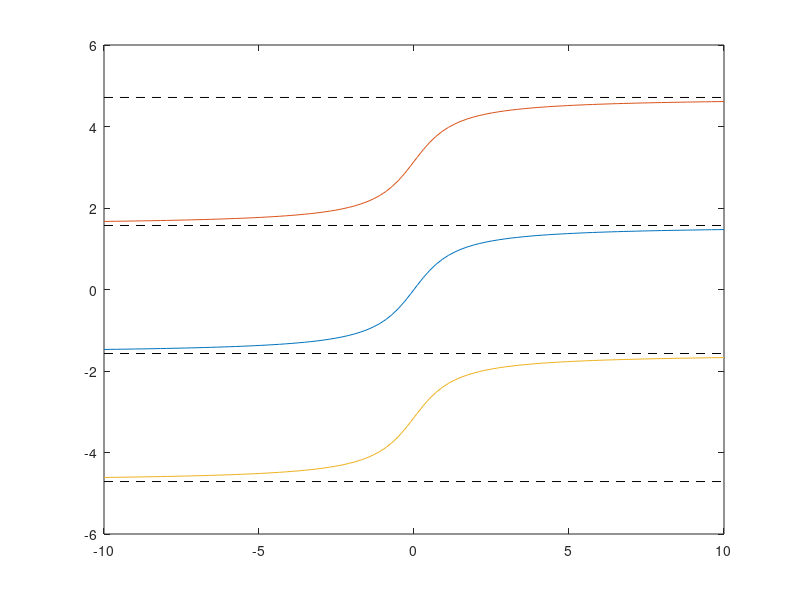
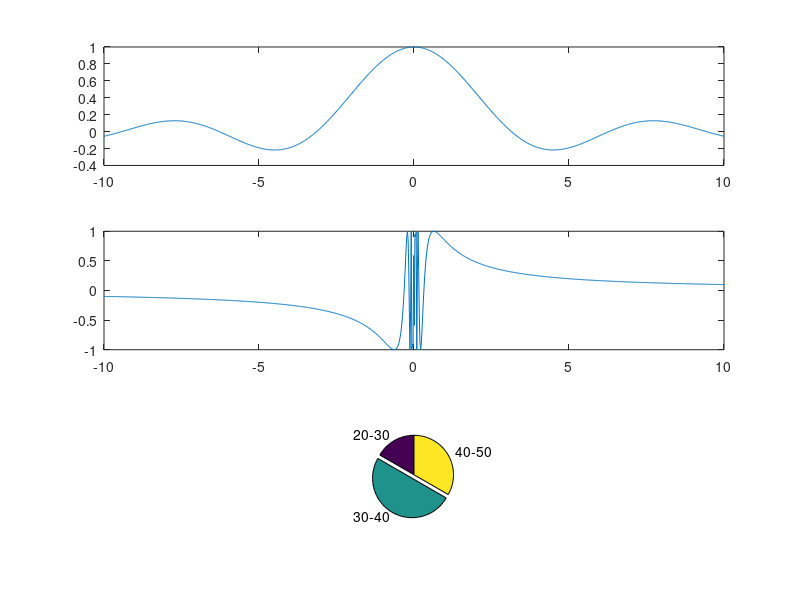
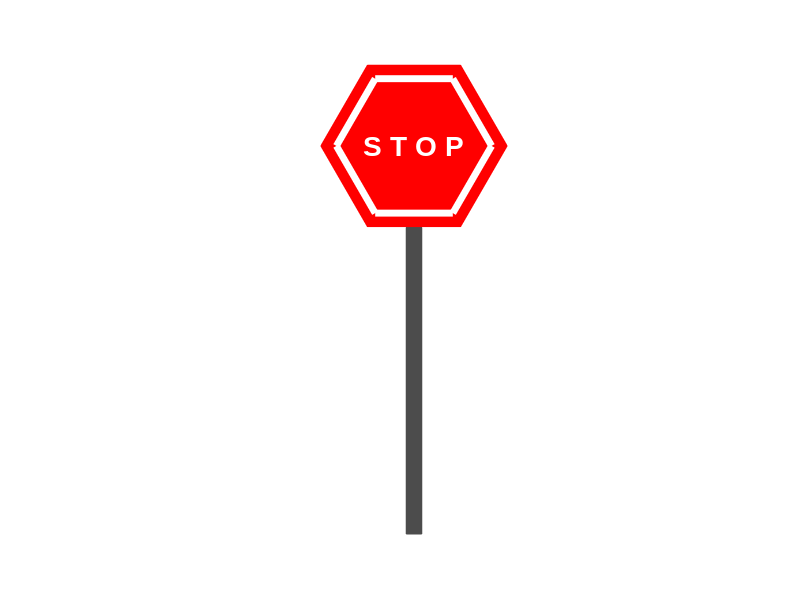
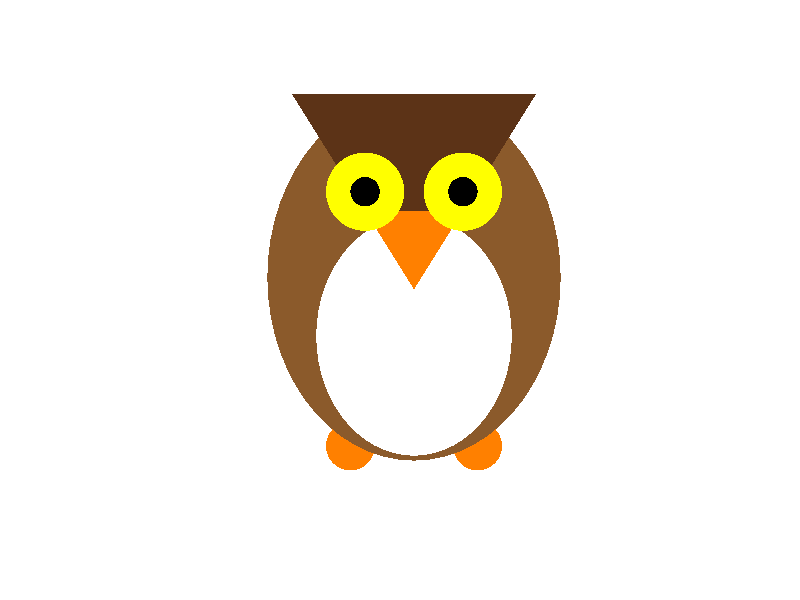

Write MATLAB code to recreate these figures, in order.
%% Problem 1
clc
atan(1)*180/pi
atan2(1,1)*180/pi
atan2(-1,-1)*180/pi

x = linspace(-10, 10);
plot(x, atan(x), x, atan(x)+pi, x, atan(x)-pi)
ylim([-6, 6])
arrayfun(@(y) line('XData', [-10, 10], 'YData', y*[1, 1], 'LineStyle', '--'),...
    -pi/2 + pi*(-1:2))

%% Problem 2

% finite results (numers)
disp([0/1, 0/Inf, 1^0, 0^1, 0^0, 0^Inf, Inf^0])

% infinite results
disp([1/0, -1/0, Inf/0, Inf+Inf, Inf^Inf])

% not numbers
disp([0/0, Inf/Inf, Inf-Inf, 0*Inf, 1^Inf])


%% Problem 3
clc

x = 3;
y = 7;

(x^2-y^2)/(x^3*y)
x^y - y^x
sin(pi*(x+y)) - sqrt(y-x)
log(y)/log(x)
exp(x) + exp(-x) - 2*cosh(x)
y^(1/x)

%% Problem 4
clc
mile2km = 1.60934;
x = input('Enter the distance in miles: ');
disp([num2str(x), ' miles = ', num2str(mile2km*x), ' km'])

%% Problem 5
clc
format long
uint8(5-17)
['M', 65, 84, 76, 65, 66]
int8(1-2^10)
1+0.1*eps
1+100*eps
format short

%% Problem 6
clc
0:2:20
11:-2:-11
10.^(-3:5)
2.^(0:10)
(-1).^(0:19)
linspace(0,1,6)
linspace(0, 6*2*pi/7, 8)

%% Problem 7
char(cumsum([99, 16, -10, 2, -1, -9, -33, 39, 6, -12, 8, 3, -62, 53, 12, -2]))

%% Problem 8
clc
X = randi([-10, 30], 1, 20);

X(X<0)
X(X>=7)
X(X>-5 & X<=12)
X(mod(X,2)==1)
X(mod(X,3)==0 | mod(X,7)==0)
X(mod(360,X)==0)

%% Problem 9
clc
sumN = @(n) sum(1:n);
sumN2 = @(n) sum((1:n).^2);
fact = @(n) prod(1:n); 
binom = @(n,k) prod((k+1):n)./prod(1:(n-k));
ln2 = @(n) sum(1./(1:n).*((-1).^(0:(n-1))));
solveQuad = @(a,b) [(-a + sqrt(a.^2 - 4*b)); (-a - sqrt(a.^2 - 4*b))]'/2 ;
cumAvr = @(x) cumsum(x)./(1:length(x));
first = @(x) x(1);
rest = @(x) x(2:end);
take = @(x,m) x(1:m);
drop = @(x,m) x((m+1):end);

%% Problem 10
clc
repmat(flipdim(eye(2), 2), 2, 3)
2*diag(ones(1,6)) + 5*diag(ones(1,5),1) + 7*diag(ones(1,5),-1)
(1:4)'*ones(1,4)
reshape([1:12; zeros(1, 12)], 6, [])
padarray(ones(2,3),[1, 2])
[[zeros(2, 3); 2*ones(2, 3); zeros(2, 3)], 3*ones(6, 2), [ones(3, 2); 5*ones(3, 2)]]

%% Problem 11
clc
(1:10)'*(1:10)
mod((1:10)'*(1:10), 11)


%% Problem 12
clc
X = randi([0, 50], [5, 6])

max(X)
min(X, [], 2)   % or min(X')'
sum(X, 2)
sum(X(:,2:2:end))
X(:,1)+X(:,end)
X(mod(X,2)==0)
sum(sum(X==0))
max(max(X))         % max(X(:))

take = @(x,m) x(1:m);
take(sort(X(:)), 3)

%% Problem 13
clc
take = @(x,m) x(1:m);
n = 30;
% row 1: ID
% row 2: sex    # male(1), female(2)
% row 3: age    # 20 -- 50
% row 4: score  # 0 -- 1

S = [1:n;
    randi([1, 2], 1, n);
    randi([20, 50], 1, n);
    rand([1, n])]'

%%
S(S(:,2) == 2, 1)

[~, idx] = sort(S(:,3))
X = idx(S(:,2) == 1)
S(X(1),1)
S(S(:,4)>=0.5,1)

mean(S(:,4))
std(S(:,4))

mean(S(S(:,4)<=0.2,3))

sum(S(:,2)==1) / sum(S(:,2)==2)

S(S(:,3)>35 & S(:,2)==2,1)

mean(S(S(:,3) < 37 & S(:,2)==1, 4))

X = S(:,4) >= 0.7;
sum(S(X,2)==1) / sum(S(X,2)==2)

S(S(:,2)==2 & (S(:,3)<=0.3 | S(:,2) < 40), 1)

%% Problem 14
% round table
clc
table = randi([0, 1], 1, 10)
circshift(table, [0, 1]) + ...
circshift(table, [0, 2]) + ...
circshift(table, [0, -1]) + ...
circshift(table, [0, -2])

% not round table
clc
table = randi([0, 1], 1, 10)
table = padarray(table, [0, 2]);
nb = circshift(table, [0, 1]) + ...
circshift(table, [0, 2]) + ...
circshift(table, [0, -1]) + ...
circshift(table, [0, -2]);
nb(1:2) = [];
nb(end-1:end) = [];
nb


%% Problem 15
figure()
x = linspace(-10,10,1000);
subplot(3, 1, 1)
plot(x, sin(x)./x)

x = linspace(-10,10,1000);
subplot(3, 1, 2)
plot(x, sin(1./x))


subplot(3, 1, 3)
x = linspace(0,10,1000);
plot(x, x.^2.*exp(-x).*cos(5*x))


%% Problem 16
clc
n = 100;
hist(sum(randi([1, 6], [2, n])), 2:12)

%% Problem 17
clc
n = 30;
age = randi([20, 50], 1, n);
groups = arrayfun(@(k) sum(age < k + 10 & age >= k), 20:10:40);
groups(end) = groups(end) + sum(age==50);
groups = groups/sum(groups)
pie(groups, groups == max(groups), {'20-30', '30-40', '40-50'});

%% Problem 18
close all
screenSize = get(0, 'ScreenSize')
screenSize(1:2) = [];
t = screenSize/3;
arrayfun(@(x, y) figure(...
                    'Position', [[x, y].*t, t],...
                    'MenuBar', 'none'),...
         [0, 2, 1, 0, 2], [2, 2, 1, 0, 0]);
     
%% Problem 19

% STOP

% making a new figure
screenSize = get(0, 'ScreenSize');
screenSize(1:2) = [];
figure('MenuBar', 'no',...
       'Color', [1, 1, 1],...
       'Name', 'STOP',...
       'NumberTitle', 'off',...
       'NextPlot', 'add',...
       'Position', [(screenSize-250*[1, 2])/2, 250*[1, 2]])
   
% making a new axes
axes('Visible', 'off',...
     'DataAspectRatio', [1 1 1],...
     'XLim', [-1.5, 1.5],...
     'YLim', [-5, 1.3])

% points of the hexagon
xs = cos(linspace(0,2*pi,7));
ys = sin(linspace(0,2*pi,7));

rectangle('Position', [-0.1 -5 0.2 3.95],...
          'FaceColor', [0.3, 0.3, 0.3],...
          'EdgeColor', [0.3, 0.3, 0.3]);

% Sign
% outer
patch('XData', 1.2*xs,...
      'YData', 1.2*ys,...
      'EdgeColor', [1, 0, 0],...
      'FaceColor', [1, 0, 0]);

% inner
patch('XData', xs,...
      'YData', ys,...
      'LineWidth', 5,...
      'EdgeColor', [1, 1, 1],...
      'FaceColor', [1, 0, 0]);

% STOP text
text('String', 'S T O P',...
     'Position', [0, 0],...
     'FontSize', 20,...
     'Color', [1, 1, 1],...
     'FontName', 'Arial',...
     'FontWeight', 'Bold',...
     'HorizontalAlignment', 'center');


%%  Owl
% 

% making a new figure
screenSize = get(0, 'ScreenSize');
screenSize(1:2) = [];
figure('MenuBar', 'no',...
       'Color', [1, 1, 1],...
       'Name', 'Owl',...
       'NumberTitle', 'off',...
       'NextPlot', 'add',...
       'Position', [(screenSize-500*[1, 1])/2, 500*[1, 1]])
 
% new axes
axes('Visible', 'off',...
     'DataAspectRatio', [1 1 1])

% colours:
brown_light = [139, 90, 43]/255;
brown_dark = [92, 51, 23]/255;
orange = [1 0.5 0];
yellow = [1 1 0];

% left foot
rectangle('Position', [-1.8, 1.3, 1, 1],...
          'Curvature', [1, 1],...
          'FaceColor', orange,...
          'EdgeColor', 'none')
% right foot
rectangle('Position', [0.8, 1.3, 1, 1],...
          'Curvature', [1, 1],...
          'FaceColor', orange,...
          'EdgeColor', 'none')
% body
rectangle('Position', [-3, 1.5, 6, 7.5],...
          'Curvature', [1, 1],...
          'FaceColor', brown_light,...
          'EdgeColor', 'none')
% white front
rectangle('Position', [-2, 1.6, 4, 4.9],...
          'Curvature', [1, 1],...
          'FaceColor', [1, 1, 1],...
          'EdgeColor', 'none')
% head
patch('XData',[0, 2.5, -2.5],...
      'YData', [5, 9, 9],...
      'FaceColor', brown_dark,...
      'EdgeColor', 'none')
% beak
patch('XData',[0, 1, -1],...
      'YData', [5, 6.6, 6.6],...
      'FaceColor', orange,...
      'EdgeColor', 'none')
% left eye
rectangle('Position', [-1.8, 6.2, 1.6, 1.6],...
          'Curvature', [1, 1],...
          'FaceColor', yellow,...
          'EdgeColor', 'none')
% left pupil
rectangle('Position', [-1.3, 6.7, 0.6, 0.6],...
          'Curvature', [1, 1],...
          'FaceColor', [0, 0, 0],...
          'EdgeColor', 'none')
% right eye
rectangle('Position', [0.2, 6.2, 1.6, 1.6],...
          'Curvature', [1, 1],...
          'FaceColor', yellow,...
          'EdgeColor', 'none')
% right pupil
rectangle('Position', [0.7, 6.7, 0.6, 0.6],...
          'Curvature', [1, 1],...
          'FaceColor', [0, 0, 0],...
          'EdgeColor', 'none')
      
%% Problem 20

time = clock;
hour = mod(time(4)-1, 12)+1;
minute = time(5);
second = time(6);


s = linspace(0,2*pi, 500);

% making a new figure
screenSize = get(0, 'ScreenSize');
screenSize(1:2) = [];
figure(...
    'MenuBar', 'no',...
    'Color', 0.2*[0, 1, 1],...
    'Name', 'Clock',...
    'NumberTitle', 'off',...
    'NextPlot', 'add',...
    'Position', [(screenSize-500*[1, 1])/2, 500*[1, 1]])

% new axes
axes('Visible', 'off',...
     'DataAspectRatio', [1 1 1],...
     'NextPlot', 'add',...
     'XLim', 1.1*[-1, 1],...
     'YLim', 1.1*[-1, 1])

% big disk
patch(...
    'XData', cos(s),...
    'YData', sin(s),...
    'FaceColor', 0.75*[0, 1, 1],...
    'EdgeColor', 0.4*[0, 1, 1],...
    'LineWidth', 5)
%
patch(...
    'XData', 0.7*cos(s),...
    'YData', 0.7*sin(s),...
    'FaceColor', 0.7*[0, 1, 1],...
    'EdgeColor', 'none')

% ornament curves
plot((0.7+0.01*cos(60*s)).*sin(s), (0.7+0.01*cos(60*s)).*cos(s),...
    'Color', [1, 1, 1],...
    'LineWidth', 1.5)

plot((0.6+0.025*cos(24*s)).*sin(s), (0.6+0.025*cos(24*s)).*cos(s),...
    'Color', [1, 1, 1],...
    'LineWidth', 1.5)

plot((0.4+0.025*cos(12*s)).*sin(s), (0.4+0.025*cos(12*s)).*cos(s),...
    'Color', [1, 1, 1],...
    'LineWidth', 1.5)

plot((0.2+0.025*cos(6*s)).*sin(s), (0.2+0.025*cos(6*s)).*cos(s),...
    'Color', [1, 1, 1],...
    'LineWidth', 1.5)

% numbers
h = 1:12;
th = linspace(0, 2*pi, 13) - pi/3;
th(end) = [];
for  i = 1:12
    text(...
        'Position', 0.85*[cos(th(i)), -sin(th(i))],...
        'String', num2str(h(i)),...
        'Color', 0.3*[0, 1, 1],...
        'FontWeight', 'bold',...
        'FontName', 'Arial',...
        'FontSize', 18,...
        'VerticalAlignment', 'middle',...
        'HorizontalAlignment', 'center')
end


rot = @(t, u) [cos(t), -sin(t); sin(t), cos(t)]*u;

% minute hand
xdata = [0.08, 0.01, -0.01, -0.08];
ydata = 0.75*[0, 1, 1, 0];
min_pos = -2*pi*(minute/60 + second/60/60);
rot_data = rot(min_pos, [xdata;ydata]);
xdata = rot_data(1,:);
ydata = rot_data(2,:);
handles.min = patch(...
    'XData', xdata,...
    'YData', ydata,...
    'FaceColor', 0.3*[0, 1, 1],...
    'EdgeColor', 'none');

patch(...
    'XData', 0.08*cos(s),...
    'YData', 0.08*sin(s),...
    'FaceColor', 0.3*[0, 1, 1],...
    'EdgeColor', 'none')

% hour hand
xdata = [0.05, 0.01, -0.01, -0.05];
ydata = 0.6*[0, 1, 1, 0];
hour_hand = -2*pi*(hour/12+minute/60/12);
rot_data = rot(hour_hand, [xdata;ydata]);
xdata = rot_data(1,:);
ydata = rot_data(2,:);
patch(...
    'XData', xdata,...
    'YData', ydata,...
    'FaceColor', 0.4*[0, 1, 1],...
    'EdgeColor', 'none');
patch(...
    'XData', 0.05*cos(s),...
    'YData', 0.05*sin(s),...
    'FaceColor', 0.4*[0, 1, 1],...
    'EdgeColor', 'none')

% second hand
xdata = [0, 0];
ydata = [0, 0.7];
second_hand = -2*pi*second/60;
rot_data = rot(second_hand, [xdata;ydata]);
xdata = rot_data(1,:);
ydata = rot_data(2,:);

sec = line(...
    'Color', [1, 1, 1],...
    'LineWidth', 2,...
    'XData', xdata,...
    'YData', ydata);

% center disk
patch(...
    'XData', 0.025*cos(s),...
    'YData', 0.025*sin(s),...
    'FaceColor', [1, 1, 1],...
    'EdgeColor', 'none')



 
 
